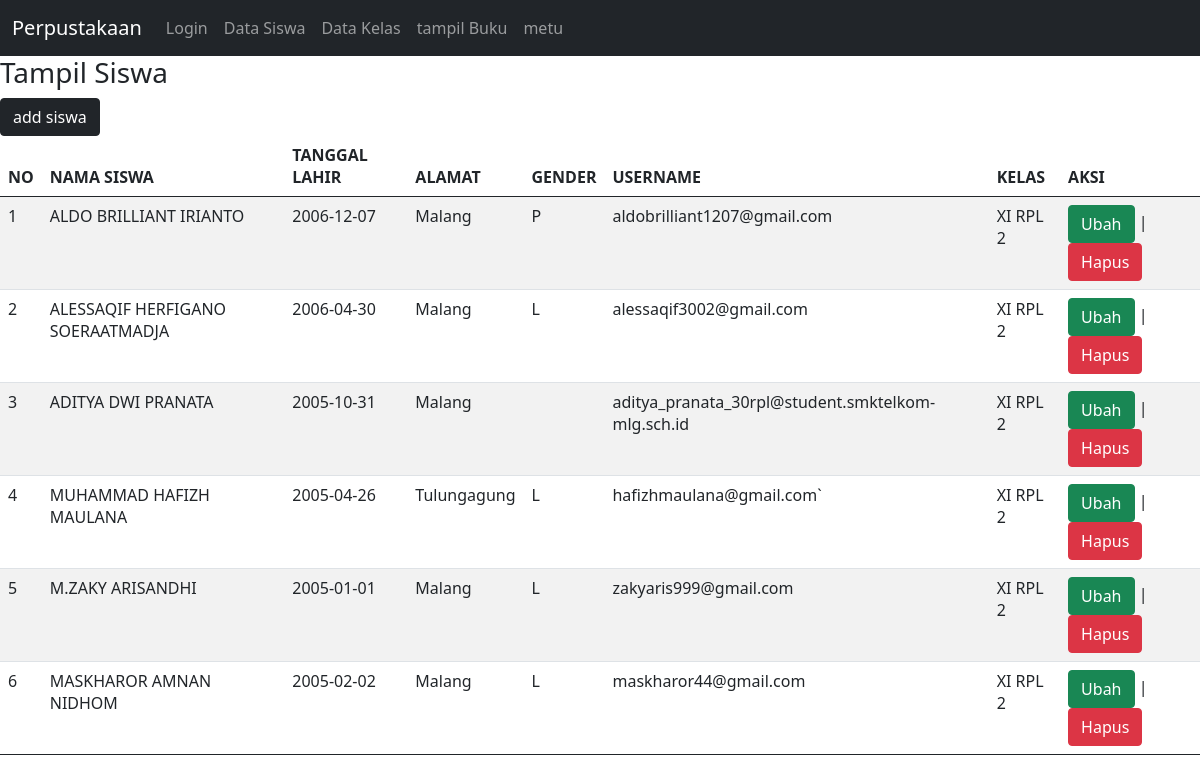
Page /tampil_siswa.php (signed in) on the committed database.
### tables this page shows
CREATE TABLE `siswa` (
  `id_siswa` int(11) NOT NULL,
  `nama_siswa` varchar(100) NOT NULL,
  `tanggal_lahir` date NOT NULL,
  `gender` enum('L','P') NOT NULL,
  `alamat` text DEFAULT NULL,
  `username` varchar(255) NOT NULL,
  `password` varchar(255) NOT NULL,
  `id_kelas` int(11) NOT NULL
);

CREATE TABLE `kelas` (
  `id_kelas` int(11) NOT NULL,
  `nama_kelas` varchar(20) NOT NULL,
  `kelompok` varchar(20) NOT NULL,
  `angkatan` int(100) NOT NULL
);

### tampil_siswa.php (the view, shortened to what this page needs)
<html>
<?php include 'navbar.php';
?>
<head>
    <link href="https://cdn.jsdelivr.net/npm/bootstrap@5.0.1/dist/css/bootstrap.min.css" rel="stylesheet">
</head>
<body>
    <h3>Tampil Siswa</h3>
    <a href="tambah_siswa.php"><button type="button" class="btn btn-dark">add siswa</button></a>
    <table class="table table-hover table-striped">
        <thead>
            <tr>
                <th>NO</th>
                <th>NAMA SISWA</th>
                <th>TANGGAL LAHIR</th>
                <th>ALAMAT</th>
                <th>GENDER</th>
                <th>USERNAME</th>
                <th>KELAS</th>
                <th>AKSI</th>
            </tr>
        </thead>
        <tbody>
            <?php
            include "koneksi.php";
            $qry_siswa = mysqli_query($conn, "select * from siswa join kelas on kelas.id_kelas=siswa.id_kelas");
            $no = 0;
            while ($data_siswa = mysqli_fetch_array($qry_siswa)) {
                $no++; ?>
                <tr>
                    <td><?= $no ?></td>
                    <td><?= $data_siswa['nama_siswa'] ?></td>
                    <td><?= $data_siswa['tanggal_lahir'] ?></td>
                    <td><?= $data_siswa['alamat'] ?></td>
                    <td><?= $data_siswa['gender'] ?></td>
                    <td><?= $data_siswa['username'] ?></td>
                    <td><?= $data_siswa['nama_kelas'] ?></td>
                    <td><a href="ubah_siswa.php?id_siswa=<?= $data_siswa['id_siswa'] ?>" onclick="return confirm('Apakah anda yakin mengupdate data ini?')" class="btn btn-success">Ubah</a> | <a href="hapus_siswa.php?id_siswa=<?= $data_siswa['id_siswa'] ?>" onclick="return confirm('Apakah anda yakin menghapus data ini?')" class="btn btn-danger">Hapus</a></td>
                </tr>
            <?php
            }
            ?>
        </tbody>
    </table>
</body>
</html>

### rows in the picture
siswa: nama_siswa "ALDO BRILLIANT IRIANTO", tanggal_lahir "2006-12-07", alamat "Malang", gender "P", username "aldobrilliant1207@gmail.com", id_kelas.nama_kelas "XI RPL 2"
siswa: nama_siswa "ALESSAQIF HERFIGANO SOERAATMADJA", tanggal_lahir "2006-04-30", alamat "Malang", gender "L", username "alessaqif3002@gmail.com", id_kelas.nama_kelas "XI RPL 2"
siswa: nama_siswa "ADITYA DWI PRANATA", tanggal_lahir "2005-10-31", alamat "Malang", username "aditya_pranata_30rpl@student.smktelkom-mlg.sch.id", id_kelas.nama_kelas "XI RPL 2"
siswa: nama_siswa "MUHAMMAD HAFIZH MAULANA", tanggal_lahir "2005-04-26", alamat "Tulungagung", gender "L", username "hafizhmaulana@gmail.com`", id_kelas.nama_kelas "XI RPL 2"
siswa: nama_siswa "M.ZAKY ARISANDHI", tanggal_lahir "2005-01-01", alamat "Malang", gender "L", username "zakyaris999@gmail.com", id_kelas.nama_kelas "XI RPL 2"
siswa: nama_siswa "MASKHAROR AMNAN NIDHOM", tanggal_lahir "2005-02-02", alamat "Malang", gender "L", username "maskharor44@gmail.com", id_kelas.nama_kelas "XI RPL 2"
